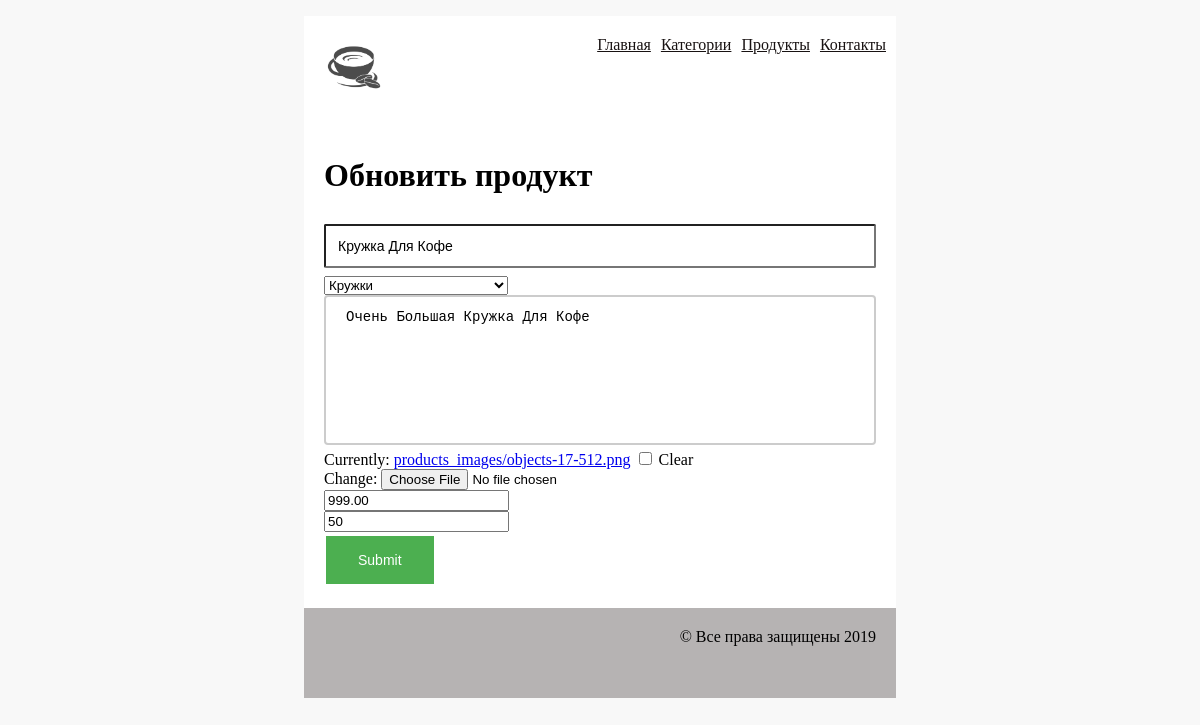
The page /products/2/update on the database as committed earlier.
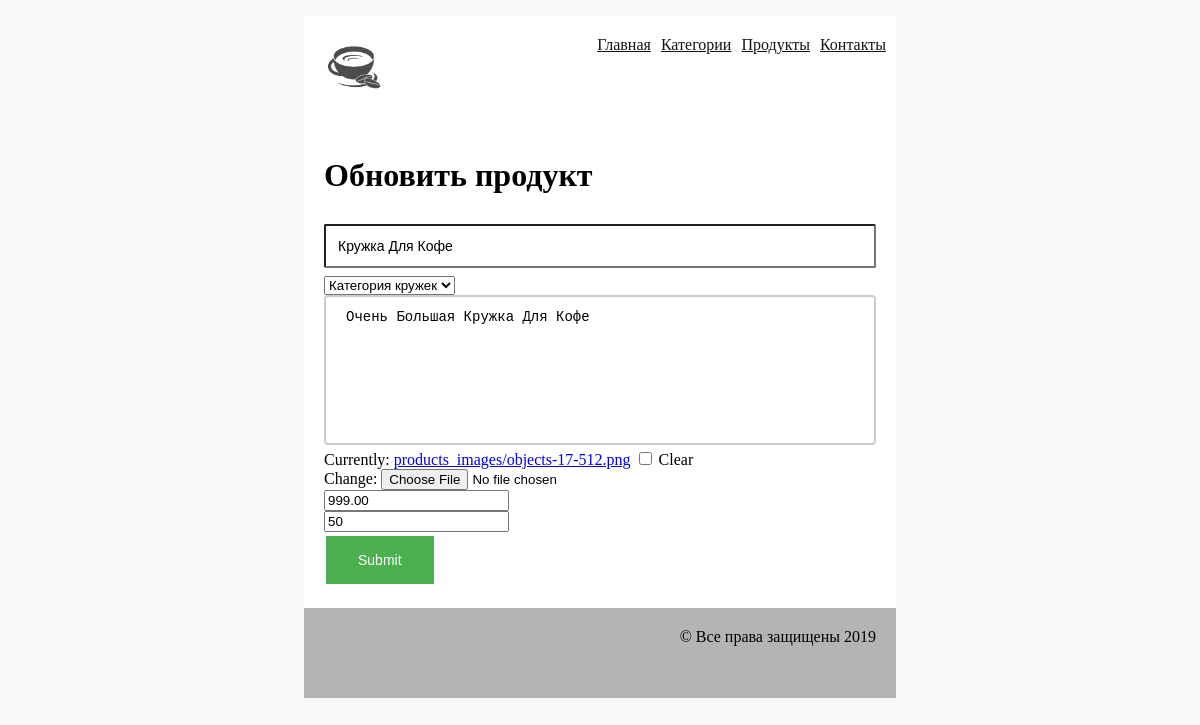
The same page on the database as committed later.
### products/models/Product.py (models this page shows, shortened)
class Product(models.Model):
    category = models.ForeignKey('products.ProductCategory', on_delete=models.CASCADE)
    name = models.CharField(verbose_name='имя продукта', max_length=128, unique=True)
    image = models.ImageField(upload_to='products_images', blank=True)
    short_desc = models.CharField(verbose_name='краткое описание продукта', max_length=60, blank=True)
    description = models.TextField(verbose_name='описание продукта', blank=True)
    price = models.DecimalField(verbose_name='цена продукта', max_digits=8, decimal_places=2, default=0)
    quantity = models.PositiveIntegerField(verbose_name='количество на складе', default=0)

### products/views/products.py (the view)
class ProductUpdate (UpdateView):
	model = Product
	template_name = 'product/update.html'
	fields = ['name','category','description','image','price','quantity']
	success_url = reverse_lazy('product:list')

### products/models/ProductCategory.py (called while the page is built)
    def __str__(self):
        return f"{self.name}"

### products/templates/product/update.html
{% extends "mainapp/base.html" %}
{% load staticfiles %}
{% block content %}
<div class='content'>
    <h1>Обновить продукт</h1>
    {% include "components/form.html" %}
</div>
{% endblock content %}

### mainapp/templates/components/form.html (shortened to what this page needs)
<form method="POST" enctype="multipart/form-data">
    {% for field in form %}
    <div>
        {{ field }}
    </div>
    {% endfor %}
    <input type="submit">
</form>

Rows that differ between the two databases and show on the page:
changed Product "Кружка для кофе": category "Кружки" → "Категория кружек"
